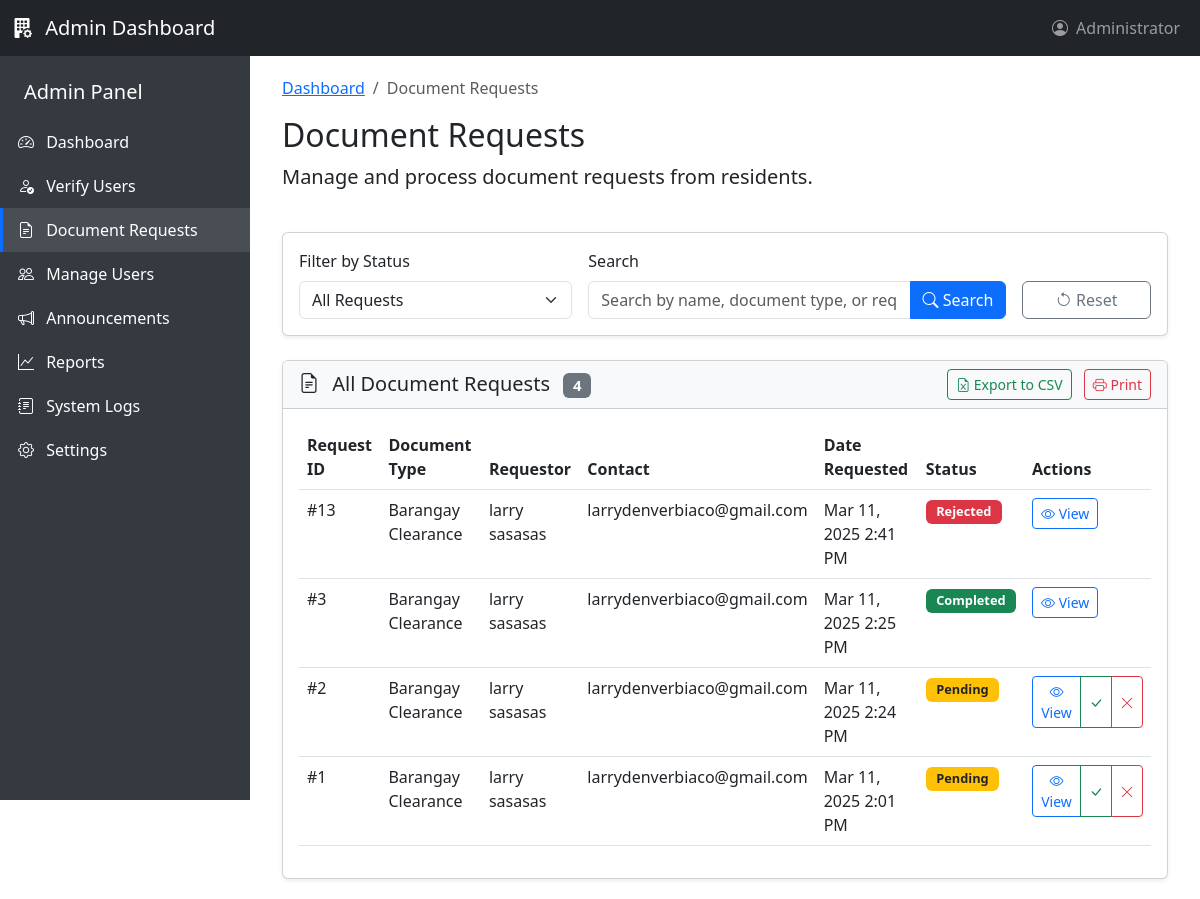
Page /Admin/view/document-requests.php on the earlier database version.
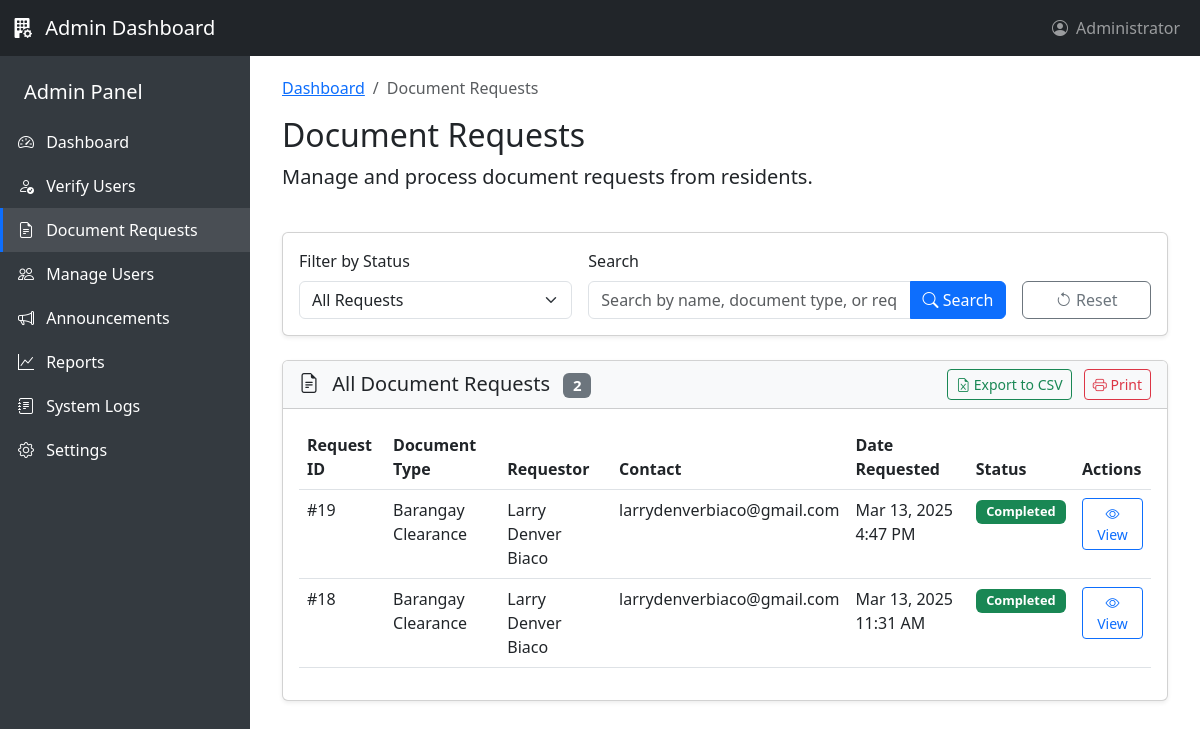
Same page on the later database version.
### tables this page shows
CREATE TABLE `requests` (
  `request_id` int(11) NOT NULL,
  `user_id` int(11) NOT NULL,
  `document_type` varchar(50) NOT NULL,
  `purpose` text NOT NULL,
  `urgent_request` tinyint(1) NOT NULL DEFAULT 0,
  `processing_fee` decimal(10,2) NOT NULL DEFAULT 0.00,
  `status` enum('pending','processing','ready','completed','rejected','cancelled') NOT NULL DEFAULT 'pending',
  `admin_remarks` text DEFAULT NULL,
  `created_at` timestamp NOT NULL DEFAULT current_timestamp(),
  `updated_at` timestamp NOT NULL DEFAULT current_timestamp() ON UPDATE current_timestamp(),
  `completed_at` timestamp NULL DEFAULT NULL,
  `payment_status` tinyint(1) NOT NULL DEFAULT 0,
  `admin_notes` text DEFAULT NULL
);

CREATE TABLE `users` (
  `user_id` int(11) NOT NULL,
  `email` varchar(100) NOT NULL,
  `password` varchar(255) NOT NULL,
  `first_name` varchar(50) NOT NULL,
  `middle_name` varchar(50) DEFAULT NULL,
  `last_name` varchar(50) NOT NULL,
  `birthday` date NOT NULL,
  `gender` enum('male','female','other') NOT NULL,
  `contact_number` varchar(15) NOT NULL,
  `zone` varchar(20) NOT NULL,
  `house_number` varchar(50) NOT NULL,
  `id_path` varchar(255) NOT NULL,
  `user_type` enum('resident','staff','admin') NOT NULL DEFAULT 'resident',
  `status` enum('active','inactive','pending') NOT NULL DEFAULT 'pending',
  `created_at` timestamp NOT NULL DEFAULT current_timestamp(),
  `updated_at` timestamp NOT NULL DEFAULT current_timestamp() ON UPDATE current_timestamp(),
  `profile_pic` varchar(255) DEFAULT NULL
);

### Admin/view/document-requests.php (the view, shortened to what the changed rows need)
<?php
$servername = "localhost";
$username = "root";
$password = "";
$dbname = "barangay_request_system";
$requests = [];
$requestStatus = isset($_GET['status']) ? $_GET['status'] : 'all';
$searchTerm = isset($_GET['search']) ? $_GET['search'] : '';
$currentPage = isset($_GET['page']) ? (int)$_GET['page'] : 1;
$itemsPerPage = 10;
$totalRequests = 0;
$conn = new mysqli($servername, $username, $password, $dbname);
if ($conn->connect_error) {
    $showAlert = true;
    $alertType = "danger";
    $alertMessage = "Database connection failed: " . $conn->connect_error;
} else {
    $baseQuery = "SELECT r.*, u.first_name, u.last_name, u.email
                  FROM requests r
                  JOIN users u ON r.user_id = u.user_id";
    $whereConditions = [];
    $queryParams = [];
    $paramTypes = "";
    $whereClause = !empty($whereConditions) ? " WHERE " . implode(" AND ", $whereConditions) : "";
    $countQuery = "SELECT COUNT(*) as total FROM requests r JOIN users u ON r.user_id = u.user_id" . $whereClause;
    if (!empty($queryParams)) {
        $countStmt = $conn->prepare($countQuery);
        $countStmt->bind_param($paramTypes, ...$queryParams);
        $countStmt->execute();
        $countResult = $countStmt->get_result();
        $row = $countResult->fetch_assoc();
        $totalRequests = $row['total'];
        $countStmt->close();
    } else {
        $countResult = $conn->query($countQuery);
        $row = $countResult->fetch_assoc();
        $totalRequests = $row['total'];
    }
    $offset = ($currentPage - 1) * $itemsPerPage;
    $query = $baseQuery . $whereClause . " ORDER BY r.created_at DESC LIMIT ?, ?";
    $queryParams[] = $offset;
    $queryParams[] = $itemsPerPage;
    $paramTypes .= "ii";
    $stmt = $conn->prepare($query);
    if (!empty($queryParams)) {
        $stmt->bind_param($paramTypes, ...$queryParams);
    }
    $stmt->execute();
    $result = $stmt->get_result();
    while ($row = $result->fetch_assoc()) {
        $requests[] = $row;
    }
}
function formatDocumentType($type) {
    return ucwords(str_replace('_', ' ', $type));
}
?>
<!DOCTYPE html>
<html lang="en">
<head>
    <link href="https://cdnjs.cloudflare.com/ajax/libs/bootstrap/5.3.0/css/bootstrap.min.css" rel="stylesheet">
    <link rel="stylesheet" href="https://cdnjs.cloudflare.com/ajax/libs/bootstrap-icons/1.10.5/font/bootstrap-icons.min.css">
</head>
<body>
    <div class="main-content">
        <div class="container-fluid">
            <div class="row mb-4">
                <div class="col">
                    <h1 class="h2 mb-2">Document Requests</h1>
                </div>
            </div>
            <div class="row">
                <div class="col-md-12">
                    <div class="card shadow-sm">
                        <div class="card-header bg-light">
                            <div class="d-flex justify-content-between align-items-center">
                                <h5 class="mb-0">
                                    <i class="bi bi-file-earmark-text me-2"></i>
                                    <?php
                                    if ($requestStatus == 'pending') echo 'Pending';
                                    elseif ($requestStatus == 'processing') echo 'Processing';
                                    elseif ($requestStatus == 'ready') echo 'Ready for Pickup';
                                    elseif ($requestStatus == 'completed') echo 'Completed';
                                    elseif ($requestStatus == 'rejected') echo 'Rejected';
                                    elseif ($requestStatus == 'cancelled') echo 'Cancelled';
                                    else echo 'All';
                                    ?> Document Requests
                                    <span class="badge bg-secondary ms-2"><?php echo $totalRequests; ?></span>
                                </h5>
                            </div>
                        </div>
                        <div class="card-body">
                            <?php if (empty($requests)): ?>
                                <div class="text-center py-5">
                                    <i class="bi bi-file-earmark-text text-secondary" style="font-size: 3rem;"></i>
                                    <p class="mt-3 text-muted">No document requests found with the selected filters.</p>
                                    <?php if (!empty($searchTerm) || $requestStatus != 'all'): ?>
                                        <button class="btn btn-outline-primary" onclick="resetFilters()">Clear Filters</button>
                                    <?php endif; ?>
                                </div>
                            <?php else: ?>
                                <div class="table-responsive">
                                    <table class="table table-hover" id="requestsTable">
                                        <thead>
                                            <tr>
                                                <th>Request ID</th>
                                                <th>Document Type</th>
                                                <th>Requestor</th>
                                                <th>Contact</th>
                                                <th>Date Requested</th>
                                                <th>Status</th>
                                                <th>Actions</th>
                                            </tr>
                                        </thead>
                                        <tbody>
                                            <?php foreach ($requests as $request): ?>
                                                <tr>
                                                    <td>#<?php echo $request['request_id']; ?></td>
                                                    <td><?php echo formatDocumentType($request['document_type']); ?></td>
                                                    <td><?php echo htmlspecialchars($request['first_name'] . ' ' . $request['last_name']); ?></td>
                                                    <td><?php echo htmlspecialchars($request['email']); ?></td>
                                                    <td><?php echo date('M d, Y g:i A', strtotime($request['created_at'])); ?></td>
                                                    <td>
                                                        <?php if ($request['status'] == 'pending'): ?>
                                                            <span class="badge bg-warning text-dark status-badge">Pending</span>
                                                        <?php elseif ($request['status'] == 'processing'): ?>
                                                            <span class="badge bg-info text-white status-badge">Processing</span>
                                                        <?php elseif ($request['status'] == 'ready'): ?>
                                                            <span class="badge badge-ready status-badge">
                                                                <i class="bi bi-box-seam"></i> Ready for Pickup
                                                            </span>
                                                        <?php elseif ($request['status'] == 'completed'): ?>
                                                            <span class="badge bg-success status-badge">Completed</span>
                                                        <?php elseif ($request['status'] == 'rejected'): ?>
                                                            <span class="badge bg-danger status-badge">Rejected</span>
                                                        <?php elseif ($request['status'] == 'cancelled'): ?>
                                                            <span class="badge bg-secondary status-badge">Cancelled</span>
                                                        <?php endif; ?>
                                                    </td>
                                                    <td>
                                                        <div class="btn-group btn-group-sm">
                                                            <a href="request-details.php?id=<?php echo $request['request_id']; ?>" class="btn btn-outline-primary">
                                                                <i class="bi bi-eye"></i> View
                                                            </a>
                                                            <?php if ($request['status'] == 'pending'): ?>
                                                                <button type="button" class="btn btn-outline-success"
                                                                        data-bs-toggle="modal"
                                                                        data-bs-target="#actionModal"
                                                                        data-request-id="<?php echo $request['request_id']; ?>"
                                                                        data-action="approve"
                                                                        data-title="Approve Request">
                                                                    <i class="bi bi-check-lg"></i>
                                                                </button>
                                                                <button type="button" class="btn btn-outline-danger"
                                                                        data-bs-toggle="modal"
                                                                        data-bs-target="#actionModal"
                                                                        data-request-id="<?php echo $request['request_id']; ?>"
                                                                        data-action="reject"
                                                                        data-title="Reject Request">
                                                                    <i class="bi bi-x-lg"></i>
                                                                </button>
                                                            <?php endif; ?>
                                                        </div>
                                                    </td>
                                                </tr>
                                            <?php endforeach; ?>
                                        </tbody>
                                    </table>
                                </div>
                            <?php endif; ?>
                        </div>
                    </div>
                </div>
            </div>
        </div>
    </div>
</body>
</html>

Differences in the rows shown:
removed requests: request_id "13", document_type "Barangay Clearance", user.last_name "larry sasasas", user.email "larrydenverbiaco@gmail.com", created_at "Mar 11, 2025 2:41 PM", status "Rejected"
removed requests: request_id "3", document_type "Barangay Clearance", user.last_name "larry sasasas", user.email "larrydenverbiaco@gmail.com", created_at "Mar 11, 2025 2:25 PM", status "Completed"
removed requests: request_id "2", document_type "Barangay Clearance", user.last_name "larry sasasas", user.email "larrydenverbiaco@gmail.com", created_at "Mar 11, 2025 2:24 PM", status "Pending"
removed requests: request_id "1", document_type "Barangay Clearance", user.last_name "larry sasasas", user.email "larrydenverbiaco@gmail.com", created_at "Mar 11, 2025 2:01 PM", status "Pending"
added requests: request_id "19", document_type "Barangay Clearance", user.last_name "Larry Denver Biaco", user.email "larrydenverbiaco@gmail.com", created_at "Mar 13, 2025 4:47 PM", status "Completed"
added requests: request_id "18", document_type "Barangay Clearance", user.last_name "Larry Denver Biaco", user.email "larrydenverbiaco@gmail.com", created_at "Mar 13, 2025 11:31 AM", status "Completed"
Other differences:
$totalRequests: "4" → "2"
